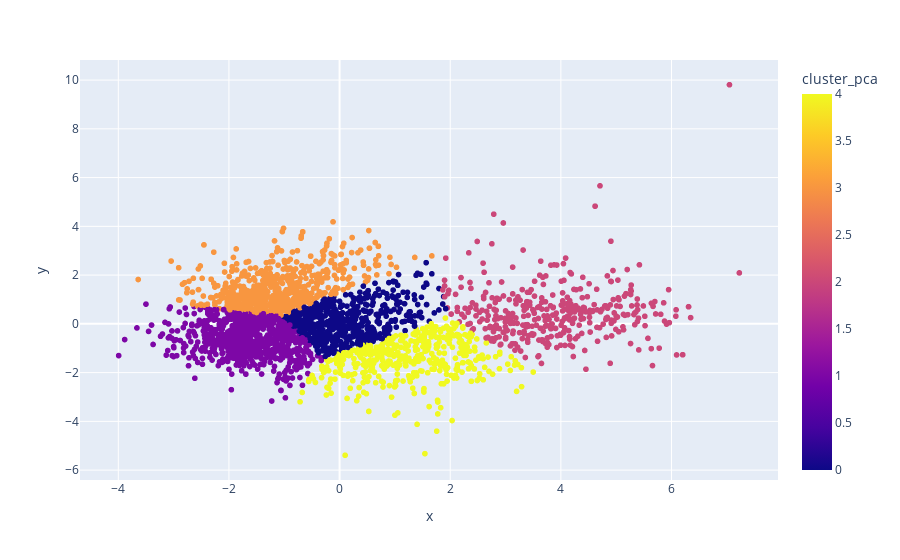

Notebook source saved alongside this figure:
### Markdown cell above
## Visualização gráfica

### Code cell
fig_pca_clusters = px.scatter(projection, x='x', y='y', color='cluster_pca', hover_data=['x', 'y', 'generos'])
fig_pca_clusters.show()

### Figure 1 — Plotly figure (JSON) as saved in the notebook; plotly's stock layout.template omitted (floating-point values rounded to 4 significant figures; data arrays with more than 128 entries replaced by an {"elided": "..."} marker saying what was removed)
{"data": [{"customdata": {"elided": "2973x1 str values"}, "hovertemplate": "x=%{x}<br>y=%{y}<br>generos=%{customdata[0]}<br>cluster_pca=%{marker.color}<extra></extra>", "legendgroup": "", "marker": {"color": {"elided": "2973 int values"}, "coloraxis": "coloraxis", "symbol": "circle"}, "mode": "markers", "name": "", "showlegend": false, "type": "scattergl", "x": {"elided": "2973 float values"}, "xaxis": "x", "y": {"elided": "2973 float values"}, "yaxis": "y"}], "layout": {"coloraxis": {"colorbar": {"title": {"text": "cluster_pca"}}, "colorscale": [[0, "#0d0887"], [0.1111, "#46039f"], [0.2222, "#7201a8"], [0.3333, "#9c179e"], [0.4444, "#bd3786"], [0.5556, "#d8576b"], [0.6667, "#ed7953"], [0.7778, "#fb9f3a"], [0.8889, "#fdca26"], [1, "#f0f921"]]}, "legend": {"tracegroupgap": 0}, "margin": {"t": 60}, "xaxis": {"anchor": "y", "domain": [0, 1], "title": {"text": "x"}}, "yaxis": {"anchor": "x", "domain": [0, 1], "title": {"text": "y"}}}}
